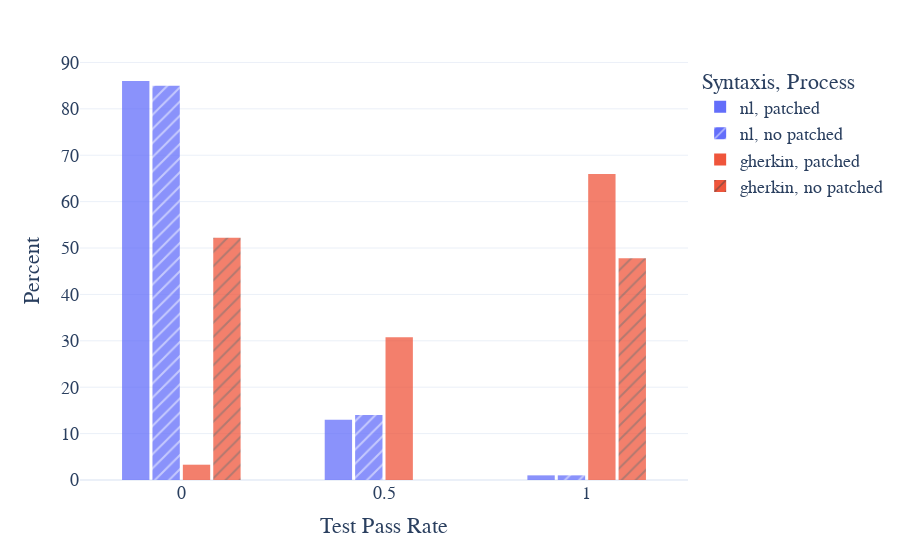

The notebook cell saved with this chart:
### Code cell
fig = px.histogram(
    hw,
    x="test_pass_rate",
    color="syn",         # hue (NL vs Gherkin)
    pattern_shape="tag",     # group by experiment
    barmode="group",     # or "stack" if you want stacking instead
    nbins=3,             # tune as needed
    opacity = 0.75,
    histnorm='percent',
    #text_auto=True
)

fig.update_layout(
    bargap=0.4,
    bargroupgap=0.1,
    xaxis=dict(
        title=dict(
            text = "Test Pass Rate"
        )
    ),
    yaxis=dict(
        title=dict(
                text = "Percent"
            )
    ),
    legend=dict(
        title=dict(
            text="Syntaxis, Process"
        )
    ),
    template="plotly_white",
    font=dict(
        family="Courier New, monospace",
        size=18
    )
)

fig.show()

### Figure 1 — Plotly figure (JSON) as saved in the notebook; plotly's stock layout.template omitted (floating-point values rounded to 4 significant figures)
{"data": [{"alignmentgroup": "True", "bingroup": "x", "histnorm": "percent", "hovertemplate": "syn=nl<br>tag=patched<br>test_pass_rate=%{x}<br>percent=%{y}<extra></extra>", "legendgroup": "nl, patched", "marker": {"color": "#636efa", "opacity": 0.75, "pattern": {"shape": ""}}, "name": "nl, patched", "nbinsx": 3, "offsetgroup": "nl, patched", "orientation": "v", "showlegend": true, "type": "histogram", "x": [0.0, 0.0, 0.0, 0.0, 0.0, 0.0, 0.0, 0.0, 0.33, 0.0, 0.0, 0.5, 0.0, 0.0, 0.0, 0.0, 0.0, 0.0, 0.0, 0.0, 0.0, 0.0, 0.0, 0.33, 0.5, 0.5, 0.0, 0.0, 0.0, 0.0, 0.0, 0.0, 0.5, 0.0, 0.0, 0.0, 0.0, 0.0, 0.0, 0.33, 0.0, 0.0, 0.0, 1.0, 0.0, 0.0, 0.0, 0.0, 0.0, 0.5, 0.0, 0.0, 0.0, 0.0, 0.0, 0.0, 0.0, 0.0, 0.0, 0.0, 0.0, 0.0, 0.0, 0.33, 0.0, 0.0, 0.0, 0.0, 0.0, 0.0, 0.0, 0.33, 0.5, 0.0, 0.0, 0.0, 0.0, 0.0, 0.0, 0.0, 0.0, 0.0, 0.5, 0.0, 0.0, 0.0, 0.0, 0.0, 0.0, 0.0, 0.0, 0.0, 0.0, 0.0, 0.0, 0.0, 0.5, 0.0, 0.0, 0.0], "xaxis": "x", "yaxis": "y"}, {"alignmentgroup": "True", "bingroup": "x", "histnorm": "percent", "hovertemplate": "syn=nl<br>tag=no patched<br>test_pass_rate=%{x}<br>percent=%{y}<extra></extra>", "legendgroup": "nl, no patched", "marker": {"color": "#636efa", "opacity": 0.75, "pattern": {"shape": "/"}}, "name": "nl, no patched", "nbinsx": 3, "offsetgroup": "nl, no patched", "orientation": "v", "showlegend": true, "type": "histogram", "x": [0.5, 0.0, 0.0, 0.0, 0.0, 0.0, 0.0, 0.0, 0.0, 0.0, 0.0, 0.0, 0.0, 0.0, 0.0, 0.0, 0.0, 0.0, 0.0, 0.0, 0.0, 0.0, 0.0, 0.0, 0.0, 0.5, 0.0, 0.0, 0.0, 0.0, 0.0, 0.0, 0.0, 0.0, 0.0, 0.0, 0.0, 0.0, 0.0, 0.0, 0.0, 0.0, 0.5, 0.0, 0.5, 0.0, 0.0, 0.0, 0.0, 0.5, 0.0, 0.33, 0.0, 0.0, 0.0, 0.0, 0.0, 0.0, 0.0, 0.0, 0.0, 0.0, 0.0, 0.5, 0.0, 0.0, 0.0, 0.0, 0.0, 1.0, 0.0, 0.5, 0.33, 0.0, 0.0, 0.5, 0.33, 0.0, 0.0, 0.33, 0.0, 0.5, 0.0, 0.0, 0.0, 0.0, 0.33, 0.0, 0.0, 0.0, 0.0, 0.0, 0.0, 0.0, 0.0, 0.0, 0.0, 0.0, 0.0, 0.0], "xaxis": "x", "yaxis": "y"}, {"alignmentgroup": "True", "bingroup": "x", "histnorm": "percent", "hovertemplate": "syn=gherkin<br>tag=patched<br>test_pass_rate=%{x}<br>percent=%{y}<extra></extra>", "legendgroup": "gherkin, patched", "marker": {"color": "#EF553B", "opacity": 0.75, "pattern": {"shape": ""}}, "name": "gherkin, patched", "nbinsx": 3, "offsetgroup": "gherkin, patched", "orientation": "v", "showlegend": true, "type": "histogram", "x": [0.0, 1.0, 1.0, 1.0, 1.0, 0.5, 0.5, 1.0, 1.0, 1.0, 0.5, 1.0, 1.0, 0.5, 1.0, 0.5, 0.5, 1.0, 0.5, 1.0, 0.5, 0.5, 1.0, 1.0, 0.5, 1.0, 0.5, 1.0, 0.5, 1.0, 0.5, 1.0, 1.0, 1.0, 0.5, 1.0, 1.0, 1.0, 1.0, 1.0, 0.5, 1.0, 1.0, 0.5, 1.0, 1.0, 1.0, 1.0, 1.0, 1.0, 1.0, 0.5, 1.0, 1.0, 0.5, 1.0, 1.0, 0.5, 0.0, 1.0, 1.0, 0.5, 1.0, 1.0, 0.5, 0.5, 1.0, 1.0, 1.0, 1.0, 1.0, 1.0, 1.0, 1.0, 0.0, 0.5, 0.5, 1.0, 0.5, 1.0, 0.5, 1.0, 1.0, 0.5, 1.0, 1.0, 1.0, 1.0, 0.5, 1.0, 1.0], "xaxis": "x", "yaxis": "y"}, {"alignmentgroup": "True", "bingroup": "x", "histnorm": "percent", "hovertemplate": "syn=gherkin<br>tag=no patched<br>test_pass_rate=%{x}<br>percent=%{y}<extra></extra>", "legendgroup": "gherkin, no patched", "marker": {"color": "#EF553B", "opacity": 0.75, "pattern": {"shape": "/"}}, "name": "gherkin, no patched", "nbinsx": 3, "offsetgroup": "gherkin, no patched", "orientation": "v", "showlegend": true, "type": "histogram", "x": [1.0, 0.0, 0.0, 0.0, 1.0, 1.0, 0.0, 1.0, 1.0, 0.0, 1.0, 1.0, 0.0, 0.0, 0.0, 0.0, 0.0, 1.0, 1.0, 1.0, 0.0, 1.0, 0.0, 0.0, 1.0, 1.0, 0.0, 0.0, 1.0, 1.0, 0.0, 1.0, 0.0, 1.0, 0.0, 0.0, 0.0, 0.0, 0.0, 1.0, 1.0, 1.0, 1.0, 1.0, 0.0, 0.0, 1.0, 1.0, 1.0, 1.0, 0.0, 0.0, 1.0, 0.0, 0.0, 1.0, 0.0, 1.0, 0.0, 1.0, 0.0, 1.0, 1.0, 0.0, 0.0, 1.0, 1.0, 0.0, 1.0, 1.0, 0.0, 0.0, 1.0, 0.0, 0.0, 0.0, 1.0, 0.0, 0.0, 0.0, 0.0, 1.0, 1.0, 1.0, 0.0, 1.0, 1.0, 0.0, 0.0, 0.0], "xaxis": "x", "yaxis": "y"}], "layout": {"bargap": 0.4, "bargroupgap": 0.1, "barmode": "group", "font": {"family": "Courier New, monospace", "size": 18}, "legend": {"title": {"text": "Syntaxis, Process"}, "tracegroupgap": 0}, "margin": {"t": 60}, "xaxis": {"anchor": "y", "domain": [0, 1], "title": {"text": "Test Pass Rate"}}, "yaxis": {"anchor": "x", "domain": [0, 1], "title": {"text": "Percent"}}}}
